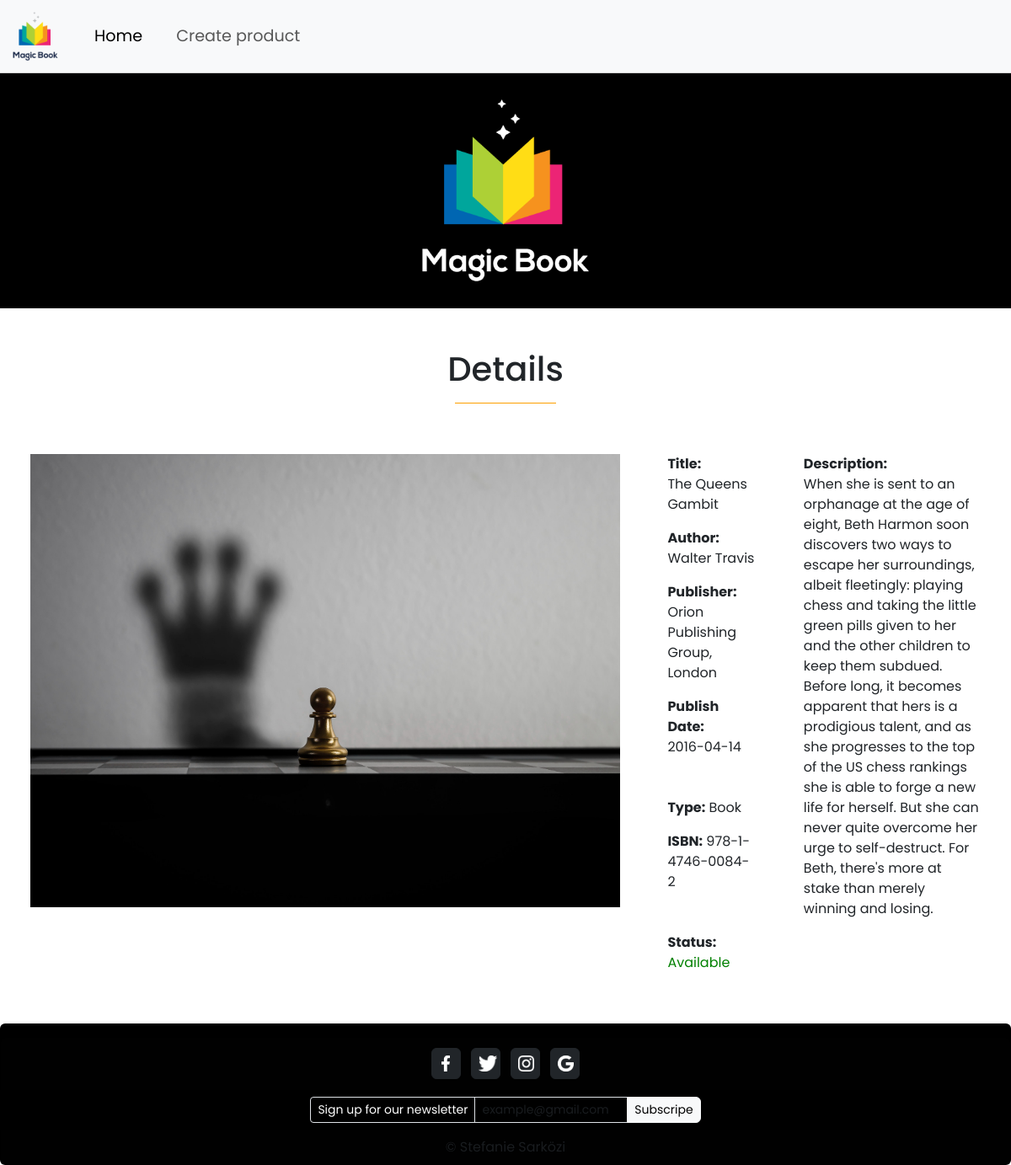
/php/details.php?x=6, run on the app's committed database.
### tables this page shows
CREATE TABLE `media` (
  `id` int(11) NOT NULL,
  `title` varchar(40) NOT NULL,
  `image` varchar(100) DEFAULT NULL,
  `ISBN` varchar(20) NOT NULL,
  `short_description` text NOT NULL,
  `type` varchar(15) NOT NULL,
  `author_first_name` varchar(20) NOT NULL,
  `author_last_name` varchar(20) NOT NULL,
  `publisher_name` varchar(30) NOT NULL,
  `publisher_address` varchar(50) NOT NULL,
  `publish_date` date NOT NULL,
  `status` int(100) NOT NULL
);

### php/details.php (the view, shortened to what this page needs)
<?php
    require_once "db.connect.php";
    $id = $_GET["x"];
    $sql = "SELECT * FROM media WHERE id = $id";
    $result = mysqli_query($connect, $sql);
    $row = mysqli_fetch_assoc($result);
    $status = $row["status"];
    if($status > 0){
        $message = "Available";
        $colorClass = "green-text";
    }else {
        $message = "Reserved";
        $colorClass = "red-text";
    }
?>
<!DOCTYPE html>
<html lang="en">
<head>
    <link href="https://cdn.jsdelivr.net/npm/bootstrap@5.3.0/dist/css/bootstrap.min.css" rel="stylesheet">
</head>
<body>
    <nav class="navbar navbar-expand-lg bg-body-tertiary">
    <div class="container-fluid">
        <a class="navbar-brand" href="index.php"> <img src="../images/logo.png" style="width: 5vw;" >  </a>
        <div class="collapse navbar-collapse" id="navbarSupportedContent">
        <ul class="navbar-nav me-auto mb-2 mb-lg-0">
            <li class="nav-item ms-3 me-4">
            <a class="nav-link active" aria-current="page" href="index.php">Home</a>
            </li>
            <li class="nav-item">
            <a class="nav-link" href="create.php">Create product</a>
            </li>
        </ul>
        </div>
    </div>
    </nav>
    <div class="headerImage mb-5"></div>
    <div class="text-center">
        <h1 >Details</h1>
        <hr class="MLLine" style="width:10vw;">
    </div>
    <div class="d-flex flex-row justify-content-center align-items-start">
        <div><img src="../images/<?= $row["image"] ?>" width="700vw"></div>
        <div class="w-50">
            <div class="mb-3"><b>Title:</b> <br> <?= $row["title"] ?></div>
            <div class="mb-3"><b>Author:</b> <br><?= $row["author_first_name"]?> <?=$row["author_last_name"]?></div>
            <div class="mb-3"><b>Publisher:</b> <br><?= $row["publisher_name"]?>, <?=$row["publisher_address"]?></div>
            <div class="mb-5"><b>Publish Date:</b> <br><?= $row["publish_date"] ?></div>
            <div class="mb-3"><b>Type:</b> <?= $row["type"] ?></div>
            <div class="mb-5"><b>ISBN:</b> <?= $row["ISBN"] ?></div>
            <div >
                <b>Status:</b>
                <span class="<?php echo $colorClass; ?>"> <?php echo $message; ?> </span>
            </div>
        </div>
        <div class="w-100"> <b id="description">Description:</b> <br> <?= $row["short_description"] ?></div>
    </div>
    <footer >
        <div class="card text-center bg-black">
            <div class="card-header mt-3">
                <a class="btn btn-dark p-1 m-1" style="width: 3%;" href="#" role="button"><img src="../images/Facebook.png" width="40%" class="m-1"></a>
                <a class="btn btn-dark p-1 m-1" style="width: 3%;" href="#" role="button"><img src="../images/twitter.png" width="90%" class="m-1"></a>
                <a class="btn btn-dark p-1 m-1" style="width: 3%;" href="#" role="button"><img src="../images/instagram.png" width="75%"  class="m-1"></a>
                <a class="btn btn-dark p-1 m-1" style="width: 3%;" href="#" role="button"><img src="../images/google.png" width="75%"  class="m-1"></a>
            </div>
            <span class="card-body input-group input-group-sm  mx-auto p-2" style="width: 40%;" >
                <span class="input-group-text bg-black text-white">Sign up for our newsletter</span>
                <input type="text" name="email" autocomplete="email" class="form-control bg-black" placeholder="example@gmail.com">
                <button class=" btn rounded-end btn-light " type="button" id="button-addon1"> Subscripe</button>
            </span>
            <div class="card-footer text-body-secondary">
                &copy; Stefanie Sarközi
            </div>
          </div>
    </footer>
</body>
</html>

### css/details.css (style rules this page uses)
.d-flex { gap: 5%; margin-top: 5%; margin-bottom: 5%; margin-left: 3%; margin-right: 3%; }
.green-text { color: green; }

### css/create.css (style rules this page uses)
* { font-family: 'Poppins', sans-serif; }
.navbar { font-size:larger; }
.headerImage { background-image: url("../images/hero2.png"); width: 100%; height: 35vh; background-position: center; background-repeat: no-repeat; align-items: center; background-size: cover; justify-content: center; position: relative; display: flex; }
.MLLine { margin-left: 45%; color: #fda000; opacity: 100%; }

### data on the page
media: image (picture), title "The Queens Gambit", author_first_name "Walter", author_last_name "Travis", publisher_name "Orion Publishing Group", publisher_address "London", publish_date "2016-04-14", type "Book", ISBN "978-1-4746-0084-2", status "Available", short_description "When she is sent to an orphanage at the age of eight, Beth Harmon soon discovers two ways to escape her surroundings, albeit fleetingly: playing chess and taking the little green pills given to her and the other children to keep them subdued. Before long, it becomes apparent that hers is a prodigious talent, and as she progresses to the top of the US chess rankings she is able to forge a new life for herself. But she can never quite overcome her urge to self-destruct. For Beth, there's more at stake than merely winning and losing."
